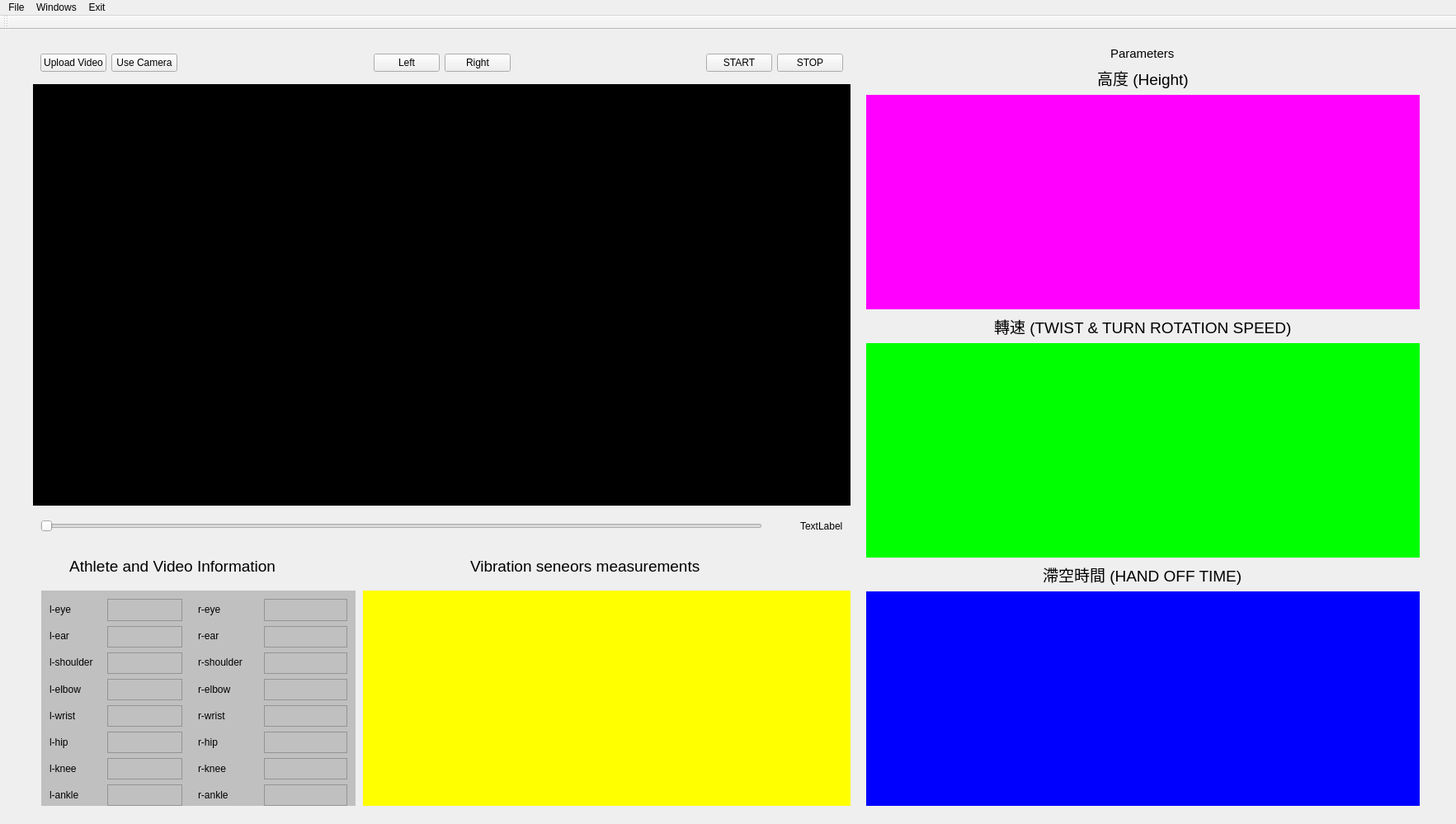
<?xml version="1.0" encoding="UTF-8"?>
<ui version="4.0">
 <class>MainWindow</class>
 <widget class="QMainWindow" name="MainWindow">
  <property name="geometry">
   <rect>
    <x>0</x>
    <y>0</y>
    <width>1765</width>
    <height>999</height>
   </rect>
  </property>
  <property name="windowTitle">
   <string>MainWindow</string>
  </property>
  <property name="layoutDirection">
   <enum>Qt::LeftToRight</enum>
  </property>
  <widget class="QWidget" name="centralwidget">
   <widget class="QWidget" name="verticalLayoutWidget">
    <property name="geometry">
     <rect>
      <x>1050</x>
      <y>20</y>
      <width>671</width>
      <height>921</height>
     </rect>
    </property>
    <layout class="QVBoxLayout" name="right_layout">
     <item alignment="Qt::AlignHCenter">
      <widget class="QLabel" name="label_2">
       <property name="font">
        <font>
         <pointsize>11</pointsize>
        </font>
       </property>
       <property name="text">
        <string>Parameters</string>
       </property>
      </widget>
     </item>
     <item alignment="Qt::AlignHCenter">
      <widget class="QLabel" name="label_3">
       <property name="font">
        <font>
         <pointsize>14</pointsize>
        </font>
       </property>
       <property name="text">
        <string>高度 (Height)</string>
       </property>
      </widget>
     </item>
     <item>
      <widget class="PlotWidget" name="height_pg" native="true">
       <property name="sizePolicy">
        <sizepolicy hsizetype="Expanding" vsizetype="Expanding">
         <horstretch>0</horstretch>
         <verstretch>0</verstretch>
        </sizepolicy>
       </property>
       <property name="styleSheet">
        <string notr="true">background-color: rgb(255, 0, 255);</string>
       </property>
      </widget>
     </item>
     <item alignment="Qt::AlignHCenter">
      <widget class="QLabel" name="label_4">
       <property name="font">
        <font>
         <pointsize>14</pointsize>
        </font>
       </property>
       <property name="text">
        <string>轉速 (TWIST &amp; TURN ROTATION SPEED)</string>
       </property>
      </widget>
     </item>
     <item>
      <widget class="PlotWidget" name="twist_pg" native="true">
       <property name="sizePolicy">
        <sizepolicy hsizetype="Expanding" vsizetype="Expanding">
         <horstretch>0</horstretch>
         <verstretch>0</verstretch>
        </sizepolicy>
       </property>
       <property name="styleSheet">
        <string notr="true">background-color: rgb(0, 255, 0);</string>
       </property>
      </widget>
     </item>
     <item alignment="Qt::AlignHCenter">
      <widget class="QLabel" name="label_5">
       <property name="font">
        <font>
         <pointsize>14</pointsize>
        </font>
       </property>
       <property name="text">
        <string>滯空時間 (HAND OFF TIME)</string>
       </property>
      </widget>
     </item>
     <item>
      <widget class="PlotWidget" name="hand_off_pg" native="true">
       <property name="sizePolicy">
        <sizepolicy hsizetype="Expanding" vsizetype="Expanding">
         <horstretch>0</horstretch>
         <verstretch>0</verstretch>
        </sizepolicy>
       </property>
       <property name="styleSheet">
        <string notr="true">background-color: rgb(0, 0, 255);</string>
       </property>
      </widget>
     </item>
    </layout>
   </widget>
   <widget class="QWidget" name="verticalLayoutWidget_2">
    <property name="geometry">
     <rect>
      <x>40</x>
      <y>20</y>
      <width>991</width>
      <height>601</height>
     </rect>
    </property>
    <layout class="QVBoxLayout" name="left_layout">
     <item>
      <layout class="QVBoxLayout" name="media_layout">
       <item>
        <widget class="QWidget" name="button_widget" native="true">
         <property name="enabled">
          <bool>true</bool>
         </property>
         <layout class="QHBoxLayout" name="horizontalLayout_2">
          <item>
           <widget class="QPushButton" name="Upload_video">
            <property name="text">
             <string>Upload Video</string>
            </property>
           </widget>
          </item>
          <item>
           <widget class="QPushButton" name="Use_camera">
            <property name="text">
             <string>Use Camera</string>
            </property>
           </widget>
          </item>
          <item>
           <spacer name="horizontalSpacer">
            <property name="orientation">
             <enum>Qt::Horizontal</enum>
            </property>
            <property name="sizeHint" stdset="0">
             <size>
              <width>40</width>
              <height>20</height>
             </size>
            </property>
           </spacer>
          </item>
          <item>
           <widget class="QPushButton" name="left_one_frame">
            <property name="text">
             <string>Left</string>
            </property>
           </widget>
          </item>
          <item>
           <widget class="QPushButton" name="right_one_frame">
            <property name="text">
             <string>Right</string>
            </property>
           </widget>
          </item>
          <item>
           <spacer name="horizontalSpacer_3">
            <property name="orientation">
             <enum>Qt::Horizontal</enum>
            </property>
            <property name="sizeHint" stdset="0">
             <size>
              <width>40</width>
              <height>20</height>
             </size>
            </property>
           </spacer>
          </item>
          <item>
           <widget class="QPushButton" name="playBtn">
            <property name="text">
             <string>START</string>
            </property>
           </widget>
          </item>
          <item>
           <widget class="QPushButton" name="stopBtn">
            <property name="text">
             <string>STOP</string>
            </property>
           </widget>
          </item>
         </layout>
        </widget>
       </item>
       <item>
        <widget class="QLabel" name="main_canvas">
         <property name="sizePolicy">
          <sizepolicy hsizetype="Expanding" vsizetype="Expanding">
           <horstretch>0</horstretch>
           <verstretch>0</verstretch>
          </sizepolicy>
         </property>
         <property name="styleSheet">
          <string notr="true">background-color: rgb(0, 0, 0);</string>
         </property>
         <property name="text">
          <string>indicate video</string>
         </property>
         <property name="alignment">
          <set>Qt::AlignCenter</set>
         </property>
        </widget>
       </item>
       <item alignment="Qt::AlignBottom">
        <widget class="QWidget" name="video_progress" native="true">
         <layout class="QHBoxLayout" name="horizontalLayout_3">
          <item>
           <widget class="QSlider" name="tl_slider">
            <property name="orientation">
             <enum>Qt::Horizontal</enum>
            </property>
           </widget>
          </item>
          <item>
           <spacer name="horizontalSpacer_2">
            <property name="orientation">
             <enum>Qt::Horizontal</enum>
            </property>
            <property name="sizeType">
             <enum>QSizePolicy::Minimum</enum>
            </property>
            <property name="sizeHint" stdset="0">
             <size>
              <width>40</width>
              <height>20</height>
             </size>
            </property>
           </spacer>
          </item>
          <item>
           <widget class="QLabel" name="position_label">
            <property name="text">
             <string>TextLabel</string>
            </property>
           </widget>
          </item>
         </layout>
        </widget>
       </item>
      </layout>
     </item>
    </layout>
   </widget>
   <widget class="QLabel" name="Vibration_sensor">
    <property name="geometry">
     <rect>
      <x>570</x>
      <y>630</y>
      <width>316</width>
      <height>41</height>
     </rect>
    </property>
    <property name="font">
     <font>
      <pointsize>14</pointsize>
     </font>
    </property>
    <property name="text">
     <string>Vibration seneors measurements</string>
    </property>
   </widget>
   <widget class="PlotWidget" name="sensors_pg" native="true">
    <property name="enabled">
     <bool>true</bool>
    </property>
    <property name="geometry">
     <rect>
      <x>440</x>
      <y>680</y>
      <width>591</width>
      <height>261</height>
     </rect>
    </property>
    <property name="sizePolicy">
     <sizepolicy hsizetype="Preferred" vsizetype="Preferred">
      <horstretch>0</horstretch>
      <verstretch>0</verstretch>
     </sizepolicy>
    </property>
    <property name="font">
     <font>
      <weight>50</weight>
      <bold>false</bold>
     </font>
    </property>
    <property name="layoutDirection">
     <enum>Qt::LeftToRight</enum>
    </property>
    <property name="styleSheet">
     <string notr="true">background-color: rgb(255, 255, 0);</string>
    </property>
   </widget>
   <widget class="QWidget" name="athelete_data" native="true">
    <property name="geometry">
     <rect>
      <x>50</x>
      <y>680</y>
      <width>381</width>
      <height>261</height>
     </rect>
    </property>
    <property name="styleSheet">
     <string notr="true">background-color: rgb(192, 192, 192);</string>
    </property>
    <widget class="QWidget" name="layoutWidget">
     <property name="geometry">
      <rect>
       <x>190</x>
       <y>10</y>
       <width>64</width>
       <height>251</height>
      </rect>
     </property>
     <layout class="QVBoxLayout" name="right_body">
      <item>
       <widget class="QLabel" name="label_13">
        <property name="text">
         <string>r-eye</string>
        </property>
       </widget>
      </item>
      <item>
       <widget class="QLabel" name="label_14">
        <property name="text">
         <string>r-ear</string>
        </property>
       </widget>
      </item>
      <item>
       <widget class="QLabel" name="label_15">
        <property name="text">
         <string>r-shoulder</string>
        </property>
       </widget>
      </item>
      <item>
       <widget class="QLabel" name="label_16">
        <property name="text">
         <string>r-elbow</string>
        </property>
       </widget>
      </item>
      <item>
       <widget class="QLabel" name="label_17">
        <property name="text">
         <string>r-wrist</string>
        </property>
       </widget>
      </item>
      <item>
       <widget class="QLabel" name="label_18">
        <property name="text">
         <string>r-hip</string>
        </property>
       </widget>
      </item>
      <item>
       <widget class="QLabel" name="label_19">
        <property name="text">
         <string>r-knee</string>
        </property>
       </widget>
      </item>
      <item>
       <widget class="QLabel" name="label_20">
        <property name="text">
         <string>r-ankle</string>
        </property>
       </widget>
      </item>
     </layout>
    </widget>
    <widget class="QWidget" name="layoutWidget_2">
     <property name="geometry">
      <rect>
       <x>80</x>
       <y>10</y>
       <width>91</width>
       <height>251</height>
      </rect>
     </property>
     <layout class="QVBoxLayout" name="left_body_acc">
      <item>
       <widget class="QTextEdit" name="l_eye_acc"/>
      </item>
      <item>
       <widget class="QTextEdit" name="l_ear_acc"/>
      </item>
      <item>
       <widget class="QTextEdit" name="l_shoulder_acc"/>
      </item>
      <item>
       <widget class="QTextEdit" name="l_elbow_acc"/>
      </item>
      <item>
       <widget class="QTextEdit" name="l_wrist_acc"/>
      </item>
      <item>
       <widget class="QTextEdit" name="l_hip_acc"/>
      </item>
      <item>
       <widget class="QTextEdit" name="l_knee_acc"/>
      </item>
      <item>
       <widget class="QTextEdit" name="l_ankle_acc"/>
      </item>
     </layout>
    </widget>
    <widget class="QWidget" name="layoutWidget">
     <property name="geometry">
      <rect>
       <x>10</x>
       <y>10</y>
       <width>62</width>
       <height>251</height>
      </rect>
     </property>
     <layout class="QVBoxLayout" name="left_body">
      <item>
       <widget class="QLabel" name="label_12">
        <property name="text">
         <string>l-eye</string>
        </property>
       </widget>
      </item>
      <item>
       <widget class="QLabel" name="label">
        <property name="text">
         <string>l-ear</string>
        </property>
       </widget>
      </item>
      <item>
       <widget class="QLabel" name="label_6">
        <property name="text">
         <string>l-shoulder</string>
        </property>
       </widget>
      </item>
      <item>
       <widget class="QLabel" name="label_7">
        <property name="text">
         <string>l-elbow</string>
        </property>
       </widget>
      </item>
      <item>
       <widget class="QLabel" name="label_8">
        <property name="text">
         <string>l-wrist</string>
        </property>
       </widget>
      </item>
      <item>
       <widget class="QLabel" name="label_9">
        <property name="text">
         <string>l-hip</string>
        </property>
       </widget>
      </item>
      <item>
       <widget class="QLabel" name="label_10">
        <property name="text">
         <string>l-knee</string>
        </property>
       </widget>
      </item>
      <item>
       <widget class="QLabel" name="label_11">
        <property name="text">
         <string>l-ankle</string>
        </property>
       </widget>
      </item>
     </layout>
    </widget>
    <widget class="QWidget" name="layoutWidget">
     <property name="geometry">
      <rect>
       <x>270</x>
       <y>10</y>
       <width>101</width>
       <height>251</height>
      </rect>
     </property>
     <layout class="QVBoxLayout" name="right_body_acc">
      <item>
       <widget class="QTextEdit" name="r_eye_acc"/>
      </item>
      <item>
       <widget class="QTextEdit" name="r_ear_acc"/>
      </item>
      <item>
       <widget class="QTextEdit" name="r_shoulder_acc"/>
      </item>
      <item>
       <widget class="QTextEdit" name="r_elbow_acc"/>
      </item>
      <item>
       <widget class="QTextEdit" name="r_wrist_acc"/>
      </item>
      <item>
       <widget class="QTextEdit" name="r_hip_acc"/>
      </item>
      <item>
       <widget class="QTextEdit" name="r_knee_acc"/>
      </item>
      <item>
       <widget class="QTextEdit" name="r_ankle_acc"/>
      </item>
     </layout>
    </widget>
   </widget>
   <widget class="QLabel" name="athelete_title">
    <property name="geometry">
     <rect>
      <x>80</x>
      <y>630</y>
      <width>311</width>
      <height>41</height>
     </rect>
    </property>
    <property name="font">
     <font>
      <pointsize>14</pointsize>
     </font>
    </property>
    <property name="mouseTracking">
     <bool>false</bool>
    </property>
    <property name="text">
     <string> Athlete and Video Information</string>
    </property>
    <property name="alignment">
     <set>Qt::AlignLeading|Qt::AlignLeft|Qt::AlignVCenter</set>
    </property>
    <property name="margin">
     <number>-2</number>
    </property>
   </widget>
  </widget>
  <widget class="QMenuBar" name="menuBar">
   <property name="geometry">
    <rect>
     <x>0</x>
     <y>0</y>
     <width>1765</width>
     <height>20</height>
    </rect>
   </property>
   <widget class="QMenu" name="menu">
    <property name="title">
     <string>File</string>
    </property>
   </widget>
   <widget class="QMenu" name="menuWindows">
    <property name="title">
     <string>Windows</string>
    </property>
    <addaction name="actionMivos"/>
    <addaction name="actionMotion_Analysis"/>
   </widget>
   <widget class="QMenu" name="menuExit">
    <property name="title">
     <string>Exit</string>
    </property>
   </widget>
   <addaction name="menu"/>
   <addaction name="menuWindows"/>
   <addaction name="menuExit"/>
  </widget>
  <widget class="QToolBar" name="toolBar">
   <property name="windowTitle">
    <string>toolBar</string>
   </property>
   <attribute name="toolBarArea">
    <enum>TopToolBarArea</enum>
   </attribute>
   <attribute name="toolBarBreak">
    <bool>false</bool>
   </attribute>
  </widget>
  <action name="actionMivos">
   <property name="text">
    <string>Mivos</string>
   </property>
  </action>
  <action name="actionMotion_Analysis">
   <property name="text">
    <string>Motion Analysis</string>
   </property>
  </action>
 </widget>
 <customwidgets>
  <customwidget>
   <class>PlotWidget</class>
   <extends>QWidget</extends>
   <header>pyqtgraph</header>
   <container>1</container>
  </customwidget>
 </customwidgets>
 <resources/>
 <connections/>
</ui>
